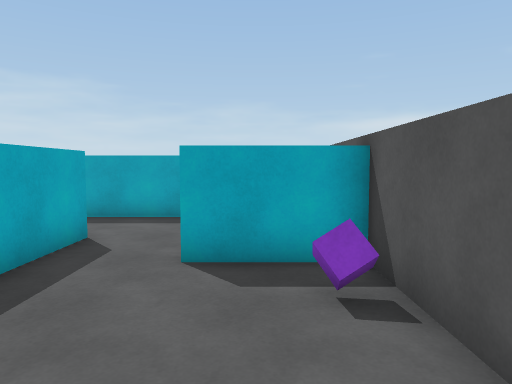
view 1 (above)

24 first-person views from a walk through a 3-D level made in the Unity game engine. The camera is 1.5 m above the floor, tilts 4° down and sees 70° across. The floor is counted in squares, 1 m on a side. Each view is taken from the middle of a square. On the plan, view 1 faces up. The plan holds only what a view shows up to about 16 squares ahead; the rest is blank. The place goes on beyond the plan. The player is left out.

view 2
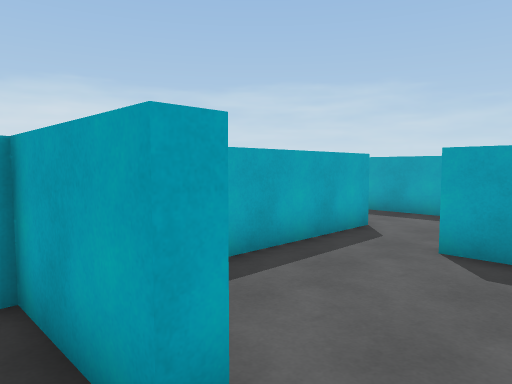

view 3
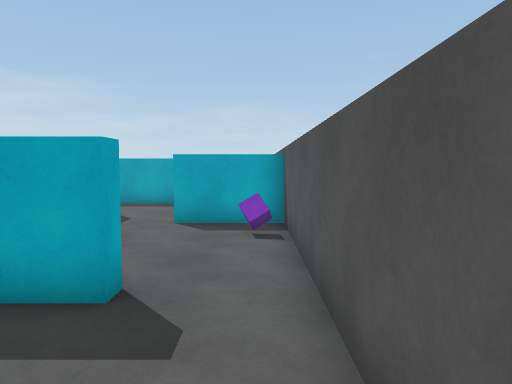

view 4
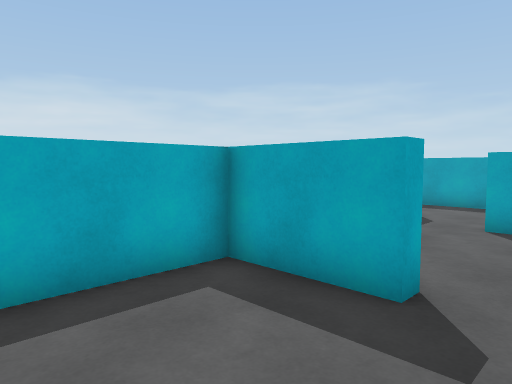

view 5
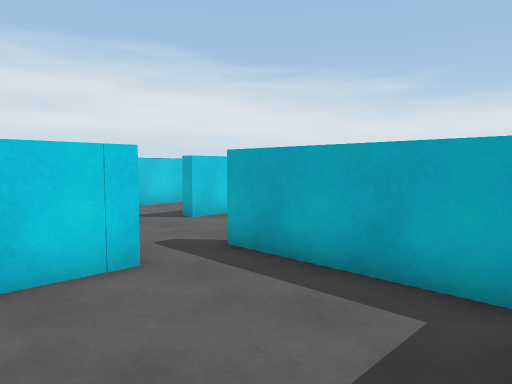

view 6
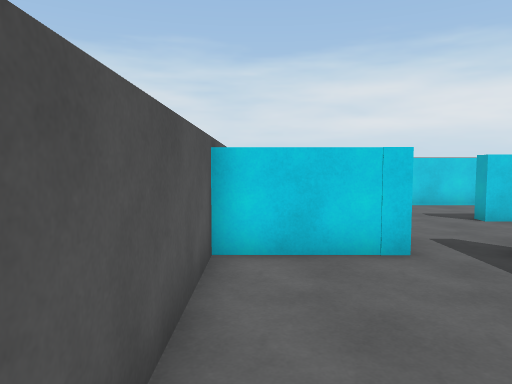

view 7
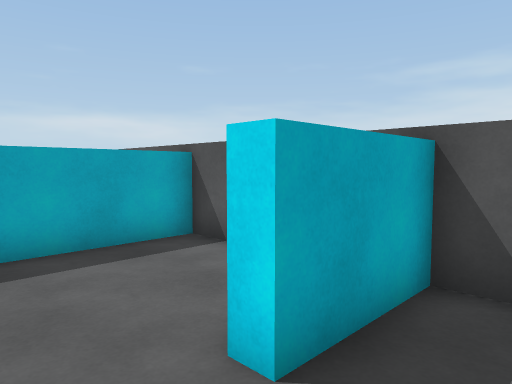

view 8
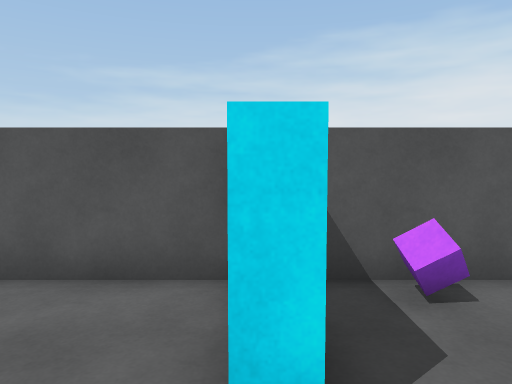

view 9
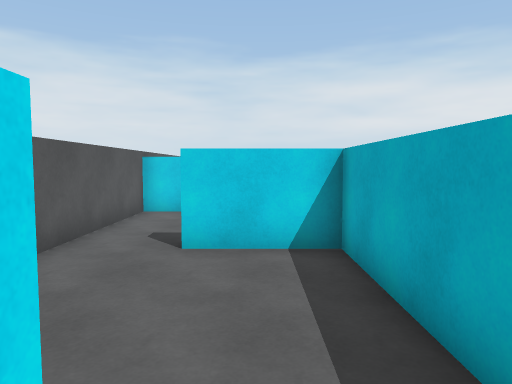

view 10
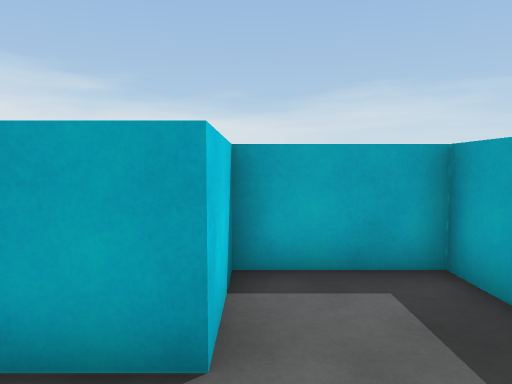

view 11
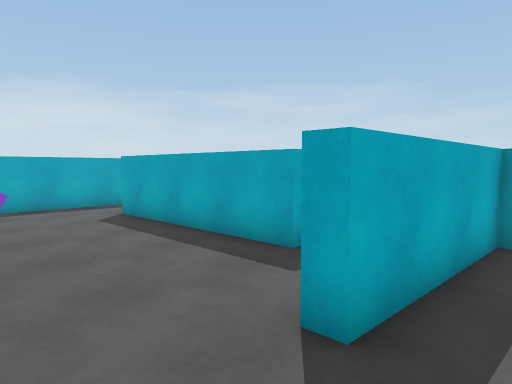

view 12
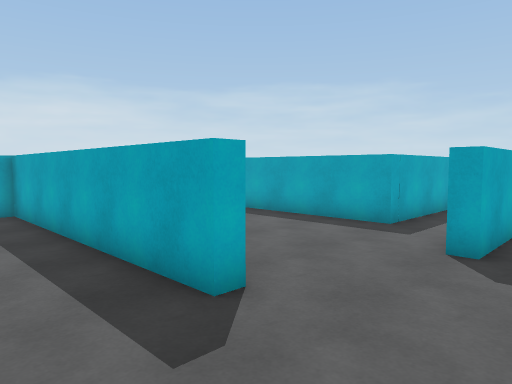

view 13
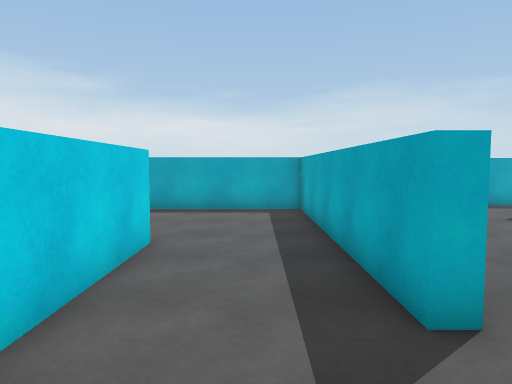

view 14
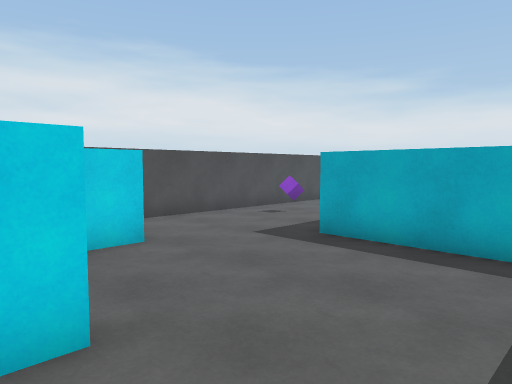

view 15
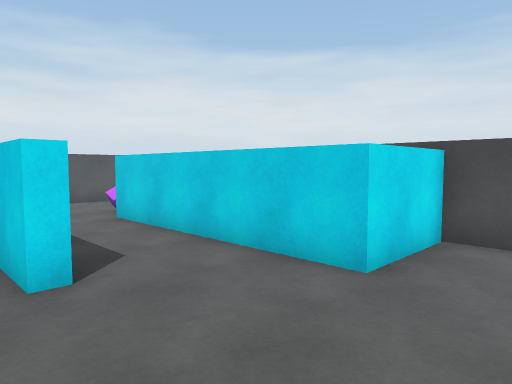

view 16
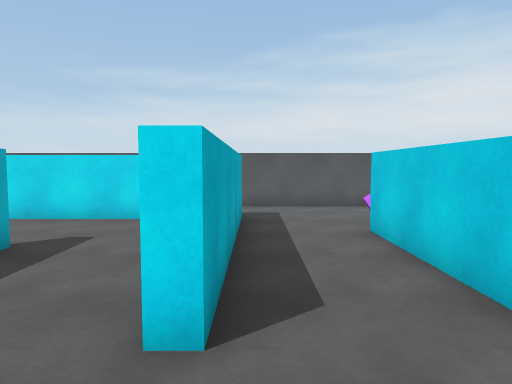

view 17
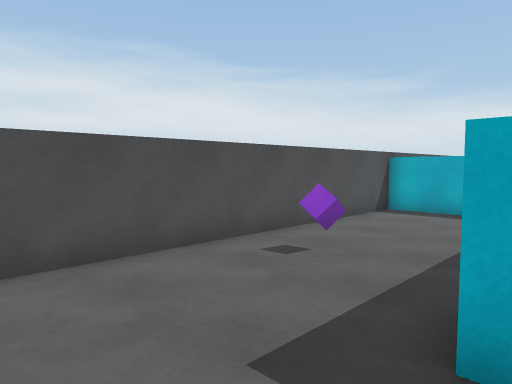

view 18
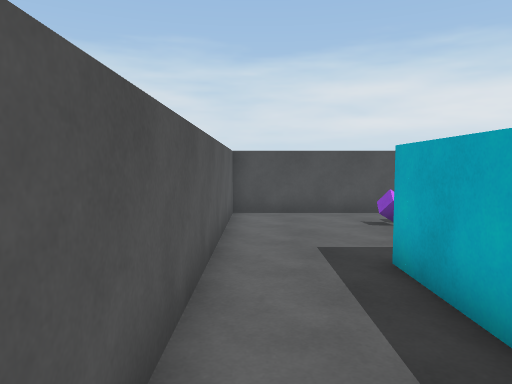

view 19
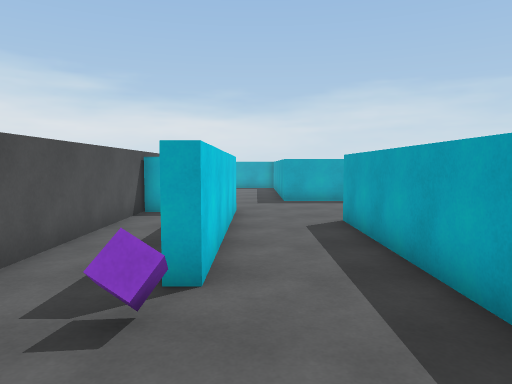

view 20
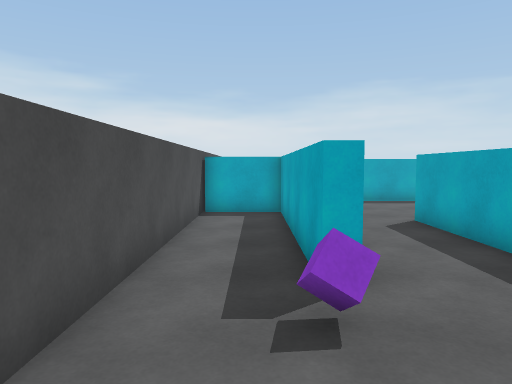

view 21
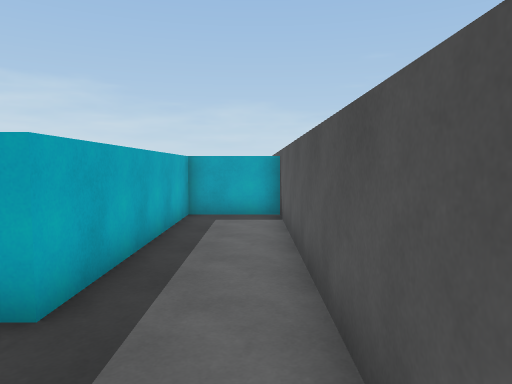

view 22
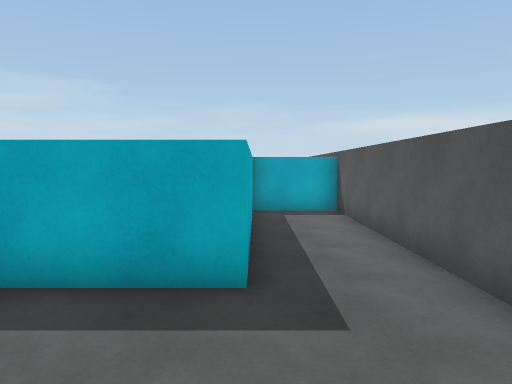

view 23
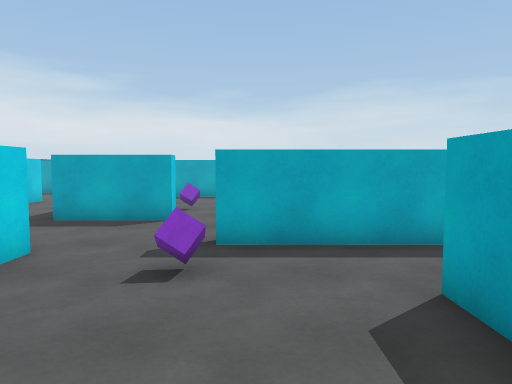

view 24
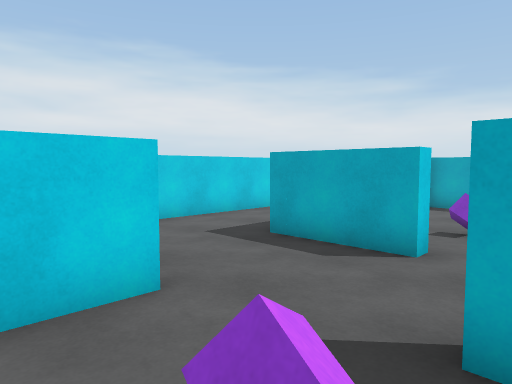

### Floor plan
Points are (right, up) in squares from view 1. A wall is a line through its corners. A room is listed if a view was taken in it or the views show most of it. See-through windows are left out.
Room 1 (views 1, 2, 3, 4, 5)
walls: (-0.6, 0.4) (-0.6, -0.1) (-3.6, -0.1) (-3.6, -5.3); (-1.6, -5.1) (1.8, -5.1) (1.8, 0.6)
ways out: opening at (0.5, 0) to room 2; opening at (-2.5, -5) to room 4
Room 2 (views 6, 7)
walls: (-3.6, 5.5) (-3.6, 0.4) (-0.6, 0.4); (1.8, 0.6) (1.8, 5.6) (-1.2, 5.6)
ways out: opening at (0.5, 0) to room 1; opening at (-2.5, 6) to room 3
objects: purple cube (1, 4)
Room 3 (views 8, 9, 10)
walls: (-1.2, 5.6) (-1.2, 6.2); (1.8, 6.2) (1.8, 10.8) (-6.2, 10.8) (-6.2, 7.7) (-3.6, 7.7) (-3.6, 5.5)
ways out: opening at (-2.5, 6) to room 2
Room 4 (views 11, 12, 13, 14, 15, 16, 17, 18, 19, 20, 21, 22, 23, 24)
walls: (-6.6, -8.9) (-5.3, -8.9) (-5.3, -9.4) (-14.8, -9.4) (-14.8, -14.9); (-15.4, -8.9) (-13.6, -8.9); (-11.5, -19.8) (-11.5, -16.7) (-3.6, -16.7) (-3.6, -17.2) (-11, -17.2) (-11, -19.8); (-1.6, -10.8) (-1.6, -6.9); (-3.6, -5.3) (-4.1, -5.3); (-6.2, -2.8) (-13.2, -2.8); (-15.9, -3.5) (-15.9, -5.9); (-19.6, -7.3) (-19.1, -7.3) (-19.1, -10.6); (-21.5, -14.3) (-18.2, -14.3); (-21.5, -19.7) (1.8, -19.7) (1.8, -5.6) (-1.1, -5.6) (-1.1, -13.6) (-9.1, -13.6) (-9.1, -13.1) (-4.9, -13.1)
ways out: opening at (-2.5, -5) to room 1; opening at (-14.5, -4); opening at (-5, -3)
objects: purple cube (-17, -18); purple cube (-14, -6); purple cube (-2, -17)

Where each view was taken, in squares from view 1:
view 1: 0 up, 0 right, facing up
view 2: 1 down, 1 right, facing up-left
view 3: 4 down, 1 right, facing up
view 4: 4 down, 1 right, facing up-left
view 5: 0 up, 1 right, facing down-left
view 6: 1 up, 1 right, facing down
view 7: 4 up, 3 left, facing up-right
view 8: 6 up, 3 left, facing right
view 9: 7 up, 2 left, facing down
view 10: 8 up, 1 left, facing left
view 11: 8 down, 2 left, facing up-left
view 12: 12 down, 2 left, facing up-left
view 13: 11 down, 2 left, facing left
view 14: 10 down, 8 left, facing down-left
view 15: 12 down, 14 left, facing down-right
view 16: 14 down, 12 left, facing right
view 17: 14 down, 12 left, facing down-left
view 18: 8 down, 1 right, facing down
view 19: 16 down, 1 right, facing left
view 20: 18 down, 1 right, facing left
view 21: 17 down, 1 right, facing up
view 22: 18 down, 1 left, facing up
view 23: 5 down, 9 left, facing left
view 24: 5 down, 13 left, facing down-left
